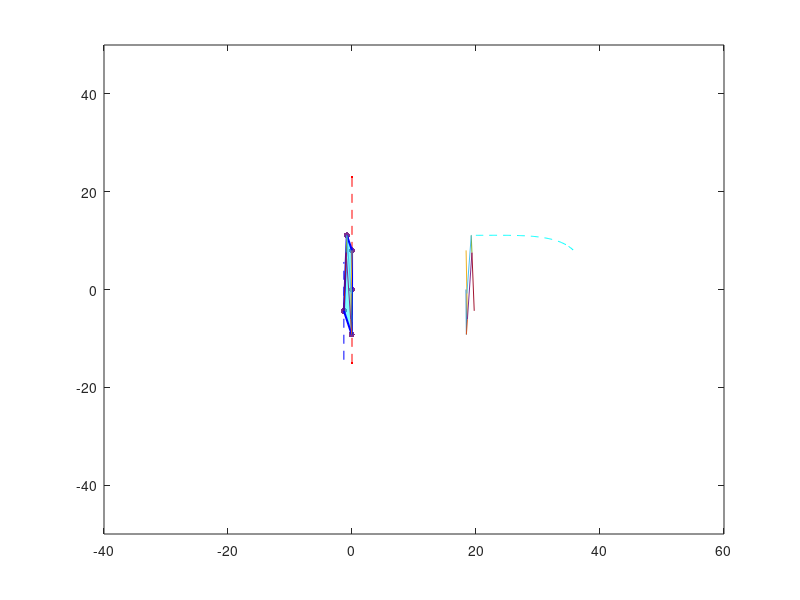

Reproduce this figure in MATLAB.
%this isimportant regarding 1st week presentation

%this is the bat wing folding mechanism
%paper: Design and analysis of a bat-like active morphing wing mechanism

clc,clearvars,close all;

%4 bar
l1=17;
l2=21;
l3=7;
l4=32;
l41=12;

l42=l4-l41;
l5=31;
l6=27;
l7=8;
l8=27;

lengths = 7.5/17*[l1,l2,l3,l4,l5,l6,l7,l8];
l1 = 8;
l2 = 9.2;
l3 = lengths(3);
l4 = lengths(4);
l5 = lengths(5);
l6 = lengths(6);
l7 = lengths(7);
l8 = lengths(8);

th2=0.61*pi:0.01:1*pi;
th3=zeros(1,length(th2));
th4=zeros(1,length(th2));
bd=(l1^2+l2^2-2*l1*l2*cos(th2)).^0.5;
gama=acos((l3^2+l4^2-bd.^2)/(2*l3*l4));

for i=1:length(th2)
    th3(i)=2*atan((-l2*sin(th2(i))+l4*sin(gama(i)))/(l1+l3-l2*cos(th2(i))-l4*cos(gama(i))));
    th4(i)=2*atan((l2*sin(th2(i))-l3*sin(gama(i)))/(l4-l1-l2*cos(th2(i))-l3*cos(gama(i))));
end

%coordinates

bx=l2*cos(th2);
by=l2*sin(th2);

cx=l2*cos(th2)+l3*cos(th3);
cy=l2*sin(th2)+l3*sin(th3);

dx=l1;
dy=0;

%ratios for point e m=l41, n=l42
m=l41;
n=l42;
ex=(m*dx+n*cx)/(m+n);
ey=(m*dy+n*cy)/(m+n);

%ratios for point g m=l3+l5, n=l5
m=l3+l5;
n=l5;
gx=(m*cx-n*bx)/(m-n);
gy=(m*cy-n*by)/(m-n);

%fnding point f
for i=1:length(th2)
    c=((ex(i)-gx(i))^2+(ey(i)-gy(i))^2)^0.5;
    a=l6;
    b=l7;
    C=(a^2+c^2-b^2)/(2*a*c);
    S=(1-C^2)^0.5;
    fx(i)=ex(i)+a/c*(gx(i)-ex(i))*C+a/c*(gy(i)-ey(i))*S;
    fy(i)=ey(i)+a/c*(gy(i)-ey(i))*C-a/c*(gx(i)-ex(i))*S;
end

%for point h
m=l7+l8;
n=l8;
hx=(m*gx-n*fx)/(m-n);
hy=(m*gy-n*fy)/(m-n);

%variable for wingspan
wingspan = 0;
wing_area = zeros(1,length(th2));

for i=1:length(th2)
    disp(th2(i));
    %plot for winng stretch
    %horizontal
    plot(-[0,dy],[0-15,dx+15],'r.--');
    hold on;
    plot(-[hy(i),hy(i)],[hx(i)-10,hx(i)+10],'b--')
    hold on;

    %plot for wingspan area

    %shading and highlighting verices
    x = -[0; by(i); hy(i); fy(i); dy];
    y = [0; bx(i); hx(i); fx(i); dx];
    scatter(x, y, 20, 'red', 'filled'); % Highlight vertices
    fill(x, y, 'cyan', 'FaceAlpha', 0.5, 'EdgeColor', 'blue', 'LineWidth', 1.5);
    hold on;

    %determine wingspan
    wingspan = max(wingspan,abs(hy(i)));
    wing_area(i) = polyarea(x,y);

    %for 1 side of the wing
    plot(-[0,by(i)],[0,bx(i)]);
    hold on;
    plot(-[by(i),cy(i)],[bx(i),cx(i)]);
    hold on;
    plot(-[cy(i),dy],[cx(i),dx]);
    hold on;
    plot(-[cy(i),gy(i)],[cx(i),gx(i)]);
    hold on;
    plot(-[fy(i),gy(i)],[fx(i),gx(i)]);
    hold on;
    plot(-[fy(i),ey(i)],[fx(i),ex(i)]);
    hold on;
    plot(-[gy(i),hy(i)],[gx(i),hx(i)]);
    hold on;
    plot((fy(1:i)+2*l2),(fx(1:i)+dy),'c--');
    hold on;
    %for 2nd side of the wing
    plot([0,by(i)]+2*l2,[0,bx(i)]);
    hold on;
    plot([by(i),cy(i)]+2*l2,[bx(i),cx(i)]);
    hold on;
    plot([cy(i),dy]+2*l2,[cx(i),dx]);
    hold on;
    plot([cy(i),gy(i)]+2*l2,[cx(i),gx(i)]);
    hold on;
    plot([fy(i),gy(i)]+2*l2,[fx(i),gx(i)]);
    hold on;
    plot([fy(i),ey(i)]+2*l2,[fx(i),ex(i)]);
    hold on;
    plot([gy(i),hy(i)]+2*l2,[gx(i),hx(i)]);
    hold on;
    axis([-40,60,-50,50]);
    drawnow;
    hold off;
end

whos
